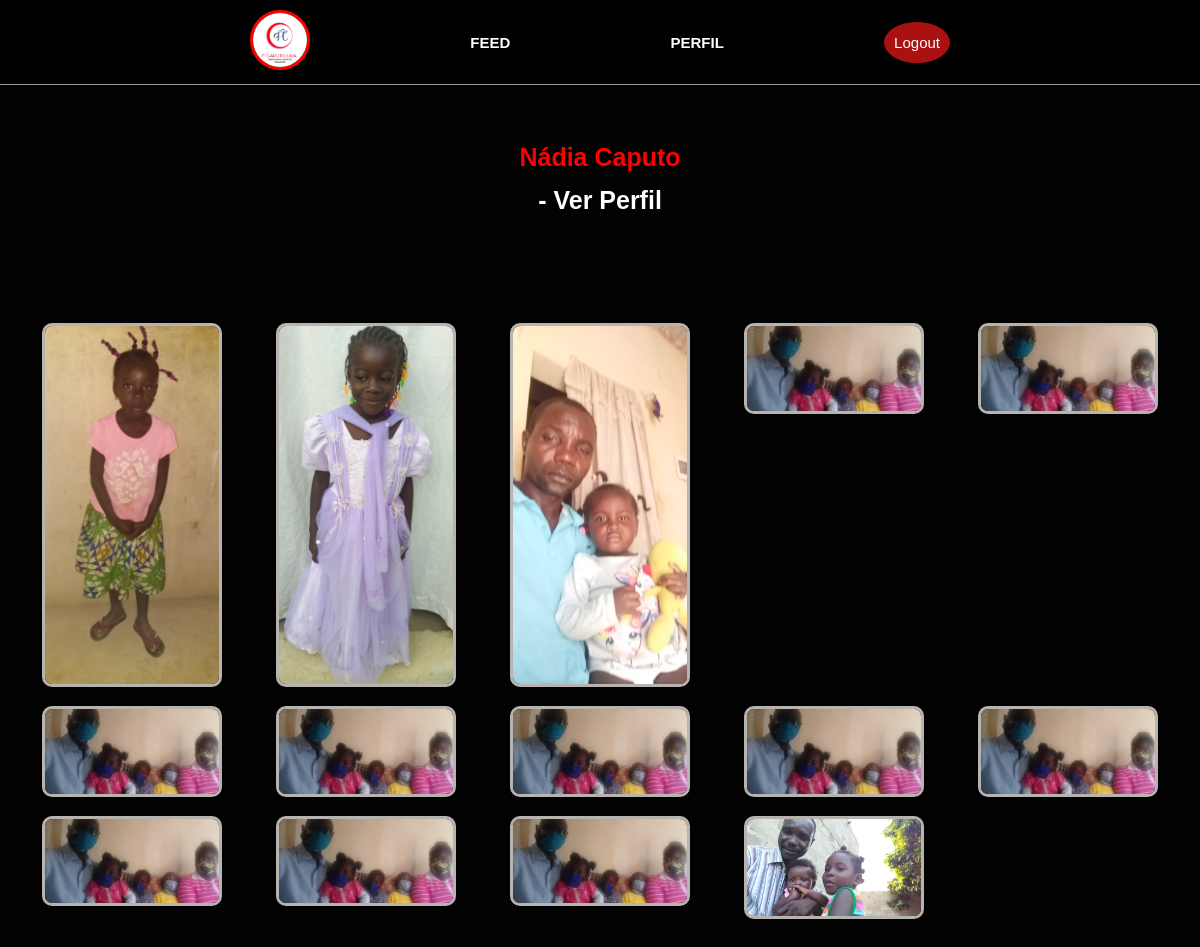
Screenshot of /perfil/2 (signed in) with the database file from the repository.
### fekepinterest/models.py (models this page shows)
class Usuario(database.Model, UserMixin):
    id = database.Column(database.Integer, primary_key=True)
    username = database.Column(database.String, nullable=False)
    email = database.Column(database.String, nullable=False, unique=True)
    senha = database.Column(database.String, nullable=False)
    fotos = database.relationship("Fotos", backref="usuario", lazy=True)

class Fotos(database.Model):
    id = database.Column(database.Integer, primary_key=True)
    imagem = database.Column(database.String, default="default.png")
    data_criacao =  database.Column(database.DateTime, nullable=False, default=datetime.utcnow)
    id_usuario = database.Column(database.Integer, database.ForeignKey('usuario.id'), nullable=False)

### fekepinterest/routes.py (the view)
@app.route("/perfil/<id_usuario>", methods=["POST", "GET"])
@login_required
def perfil(id_usuario):
    if int(id_usuario) == int(current_user.id):
        form_foto = FormFoto()
        if form_foto.validate_on_submit():
            arquivo = form_foto.foto.data
            nome_seguro = secure_filename(arquivo.filename)
            caminho = os.path.join(os.path.abspath(os.path.dirname(__file__)), app.config["UPLOAD_FOLDER"], nome_seguro)
            arquivo.save(caminho)
            foto = Fotos(imagem=nome_seguro, id_usuario=current_user.id)
            database.session.add(foto)
            database.session.commit()
        return render_template("perfil.html", usuario=current_user, form=form_foto)
    else:
        usuario = Usuario.query.get(int(id_usuario))
    return render_template("perfil.html", usuario=usuario, form=None)

### fekepinterest/models.py (called while the page is built)
@login_manager.user_loader
def load_usuario(id_usuario):
    return Usuario.query.get(int(id_usuario))

### fekepinterest/templates/perfil.html (shortened to what this page needs)
{% extends 'homepage.html' %}
{% block body %}
{% include "navbar.html" %}
    {% if form %}
   <div class=" container__perfil">
       <form class="form__perfil" method="POST" enctype="multipart/form-data">
           {{ form.csrf_token }}
           <h2 class="perfil-h1">{{ usuario.username }} <span> - Enviar foto </span></h2>
           <div class="bloco-arquivo">
               <label for="foto" class="botao-arquivo">
                   {{ form.foto(class="input-arquivo", id="foto") }}
                </label>
                <span id="imagem-arquivo" class=""></span>
            </div>
            {{ form.botao_confirmacao(class="botao__login") }}
        </form>
        </div>
        {% else %}
        <div class="perfil__h2">
            <h2 class="perfil__h2">{{ usuario.username }} <span class="ver"> - Ver Perfil</span></h2>
        </div>
        {% endif %}
        <div class="conteudo__perfil">
            {% for foto in usuario.fotos %}
                <div>
                   <a href="#"> <img class="imagem__gred"  src="{{ url_for('static', filename='fotos_posts/{}'.format(foto.imagem))}}"/></a>
                </div>
            {% endfor %}
        </div>
</body>
{% endblock %}

### fekepinterest/templates/homepage.html (shortened to what this page needs)
<!DOCTYPE html>
<html>
    <head>
        <link rel="stylesheet" href="{{ url_for('static', filename='CSS/style.css')}}">
        <link rel="stylesheet"  href="{{ url_for('static', filename='CSS/perfil.css')}}">
        <link rel="stylesheet"  href="{{ url_for('static', filename='CSS/feed.css')}}">
    </head>
    <body>
        {% block body %}{% endblock %}
</html>

### fekepinterest/templates/navbar.html
{% block style %}
    <link rel="stylesheet"  href="{{ url_for('static', filename='CSS/navbar.css')}}">
{% endblock %}
<header>
    <nav class="navbar__geral cabecalho">
        <a href="{{ url_for('feed') }}"><img src="{{ url_for('static', filename='fotos_site/cap.jpg')}}" class="img__nav" alt=""></a>
            <a class="navbar__item" href="{{ url_for('feed') }}">Feed</a>
            <a class="navbar__item" href="{{ url_for('perfil', id_usuario=current_user.id) }}">Perfil</a>
            <a class="circulo"  href="{{ url_for('logout') }}">Logout</a>
    </nav>
</header>

### fekepinterest/static/CSS/style.css (style rules this page uses)
* { padding: 0; margin: 0; box-sizing: border-box; }
html { font-size: 62.5%; }
body { font-family: Arial, Helvetica, sans-serif; color: white; line-height: 1.4; background-color: rgb(2, 2, 2); }

### fekepinterest/static/CSS/perfil.css (style rules this page uses)
& .perfil__h2 { cursor: pointer; display: flex; margin-top: 7rem; justify-self: center; font-size: 2rem; color: red; gap: 0.8rem; }
& .ver { color: white; }
@media (max-width: 431em) { .perfil__h2 { display: flex; flex-direction: column; font-size: 2.5rem; text-align: center; } }

### rows the page displays
Usuario: username "Nádia Caputo"
Fotos: imagem (picture)
Fotos: imagem (picture)
Fotos: imagem (picture)
Fotos: imagem (picture)
Fotos: imagem (picture)
Fotos: imagem (picture)
Fotos: imagem (picture)
Fotos: imagem (picture)
Fotos: imagem (picture)
Fotos: imagem (picture)
Fotos: imagem (picture)
Fotos: imagem (picture)
Fotos: imagem (picture)
Fotos: imagem (picture)
